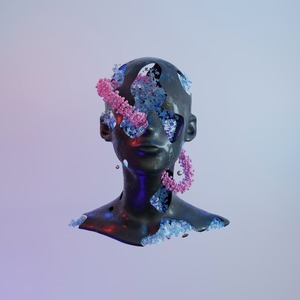
#> input picture data/sculpture_image.jpg, 300 x 300 px
$ jupyter execute variance_analysis.ipynb
#> lines starting #> are read from the running program, lines starting #| are printed output that depends on the picture
Determine the effect of Gaussian blur followed by laplacian and sorbel derivative on the variance of image.

[cell 1]
import cv2
import pandas as pd
import numpy as np
import matplotlib.pyplot as plt
import seaborn as sb

[cell 2]
IMG_DIMS = (360,360)
CENTER = (IMG_DIMS[0]//2, IMG_DIMS[1]//2)
RADIUS = 160

WHITE = (255, 255, 255)

image = np.zeros(IMG_DIMS, dtype=np.uint8)

# Draw Quadrants.
image = cv2.ellipse(image, CENTER, axes=(RADIUS, RADIUS), angle=0, startAngle=0, endAngle=90, color=WHITE)
image = cv2.ellipse(image, CENTER, axes=(RADIUS, RADIUS), angle=0, startAngle=90, endAngle=180, color=WHITE)
image = cv2.ellipse(image, CENTER, axes=(RADIUS, RADIUS), angle=0, startAngle=180, endAngle=270, color=WHITE)
image = cv2.ellipse(image, CENTER, axes=(RADIUS, RADIUS), angle=0, startAngle=270, endAngle=360, color=WHITE)


# Draw lines to seperate quadrants.
image = cv2.line(image, (IMG_DIMS[0]//2 - 160, IMG_DIMS[1]//2), (IMG_DIMS[0]//2 + 160, IMG_DIMS[1]//2), color=WHITE)
image = cv2.line(image, (IMG_DIMS[0]//2, IMG_DIMS[1]//2 - RADIUS), (IMG_DIMS[0]//2, IMG_DIMS[1]//2 + RADIUS), color=WHITE)

# Fill in colors.
cv2.floodFill(image, None, (IMG_DIMS[0]//2 - 80, IMG_DIMS[1]//2 - RADIUS//2), 255)
cv2.floodFill(image, None, (IMG_DIMS[0]//2 + 80, IMG_DIMS[1]//2 + RADIUS//2), 255)
plt.imshow(image, cmap='gray')
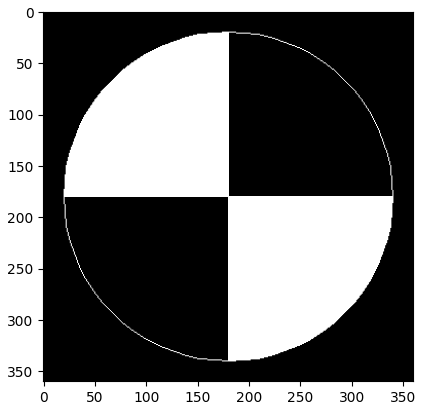
#> figure drawn by matplotlib, 1 panel

[cell 3]
# Initial variance

# Variance of Laplacian mask
laplacian = cv2.Laplacian(image, -1)
var_laplacian = laplacian.var()
print('Laplacian variance : ', var_laplacian)

canny = cv2.Canny(image, 0, 150).var()
print('canny variance : ', canny)

[cell 4]
variances = []
kernel_sizes = []
standard_deviations = []
canny_variance = []

for i in range(0, 50):
    kernel_sizes.append(2*i+1)
    standard_deviations.append(2*i+1)

for i in range(0, 50):
    blurred_image = cv2.GaussianBlur(image, (kernel_sizes[i],kernel_sizes[i]), standard_deviations[i])
    laplacian = cv2.Laplacian(blurred_image, -1)

    variances.append(laplacian.var())

    canny_variance.append(cv2.Canny(blurred_image, 0, 50).var())

df = pd.DataFrame(data=np.transpose([kernel_sizes, standard_deviations, variances, canny_variance]), columns=['Kernel Size', 'Standard Deviation', 'Laplacian Variance', 'Canny Variance'])

[cell 5]
df

[cell 6]
# Cross checking with a test image.

test_image = cv2.imread('../data/sculpture_image.jpg', 0)
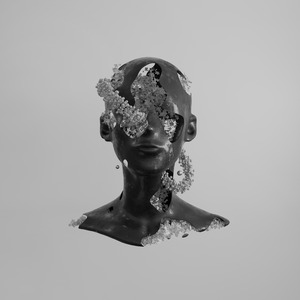
#> test_image: shape (300, 300); min 0, max 215, mean 167.9
plt.imshow(test_image, cmap='gray')

[cell 7]
test_variances_laplacian = []
test_variances_canny = []
for i in range(0, 50):
    blurred_image = cv2.GaussianBlur(test_image, (kernel_sizes[i],kernel_sizes[i]), standard_deviations[i])
    laplacian = cv2.Laplacian(blurred_image, -1)

    test_variances_laplacian.append(laplacian.var())
    test_variances_canny.append(cv2.Canny(blurred_image, 0, 150).var())
#> this loop made 50 passes
#> pass 1, `laplacian = cv2.Laplacian(blurred_image, -1)`:
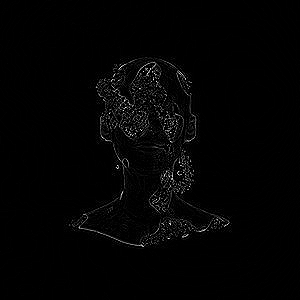
#> laplacian: shape (300, 300); min 0, max 255, mean 3.5
#> pass 2, `laplacian = cv2.Laplacian(blurred_image, -1)`:
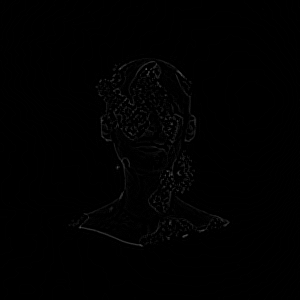
#> laplacian: shape (300, 300); min 0, max 85, mean 1.1
#> after the loop:
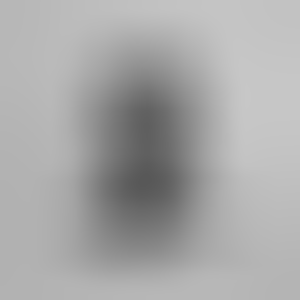
#> blurred_image: shape (300, 300); min 88, max 199, mean 167.9
#> after the loop:
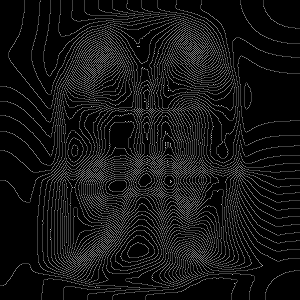
#> laplacian: shape (300, 300); min 0, max 4, mean 0.308; drawn with min black and max white
#> after the loop, test_variances_canny = 50 values, max 3007.3 at index 0, min 0 at index 7, mean 176; test_variances_laplacian = 50 values, max 263 at index 0, min 0.364 at index 19, mean 6.16

df['Test Laplacian Variance'] = test_variances_laplacian
df['Test Canny Variance'] = test_variances_canny

[cell 8]
df

Plotting with Laplacian

[cell 9]
sb.lineplot(x=df['Kernel Size'], y=df['Laplacian Variance'])
plt.plot()

sb.lineplot(x=df['Kernel Size'], y=df['Test Laplacian Variance'])
#> figure, not shown here; curve peaks at x = 1, y = 981.2; curve peaks at x = 1, y = 263

[cell 10]
sb.lineplot(x=df['Kernel Size'][10:], y=df['Test Laplacian Variance'][10:])
plt.plot()

sb.lineplot(x=df['Kernel Size'][10:], y=df['Laplacian Variance'][10:])
plt.plot()
#> figure, not shown here; curve peaks at x = 21, y = 0.409; curve peaks at x = 21, y = 0.946

[cell 11]
sb.scatterplot(x=df['Kernel Size'], y=df['Laplacian Variance'] - df['Test Laplacian Variance'])

[cell 12]
sb.scatterplot(x=df['Kernel Size'][10:], y=df['Laplacian Variance'][10:] - df['Test Laplacian Variance'][10:])
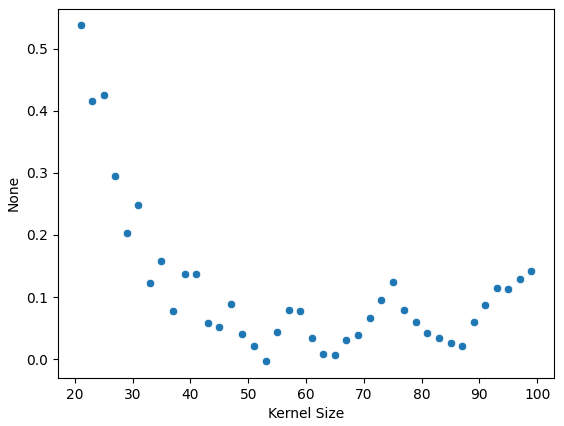
#> figure drawn by matplotlib, 1 panel

Plotting with Canny

[cell 13]
sb.lineplot(x=df['Kernel Size'], y=df['Canny Variance'])
plt.plot()

sb.lineplot(x=df['Kernel Size'], y=df['Test Canny Variance'])
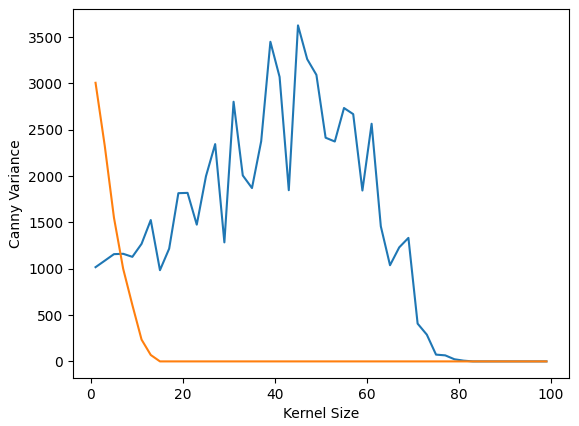
#> figure drawn by matplotlib, 1 panel; curve peaks at x = 45, y = 3626.8; curve peaks at x = 1, y = 3007.3

[cell 14]
sb.lineplot(x=df['Kernel Size'][20:], y=df['Test Canny Variance'][20:])
plt.plot()

sb.lineplot(x=df['Kernel Size'][20:], y=df['Canny Variance'][20:])
plt.plot()
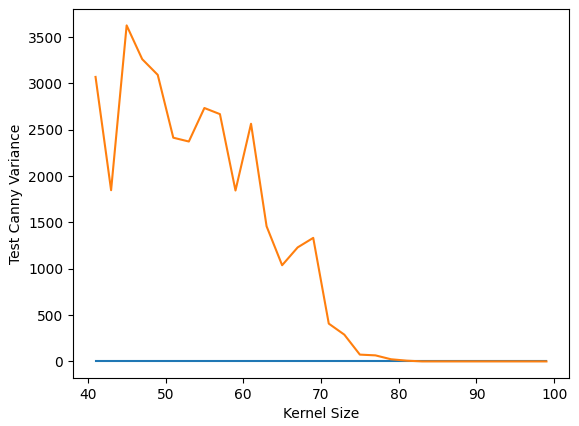
#> figure drawn by matplotlib, 1 panel; curve peaks at x = 45, y = 3626.8

[cell 15]
sb.scatterplot(x=df['Kernel Size'][10:], y=df['Canny Variance'][10:] - df['Test Canny Variance'][10:])
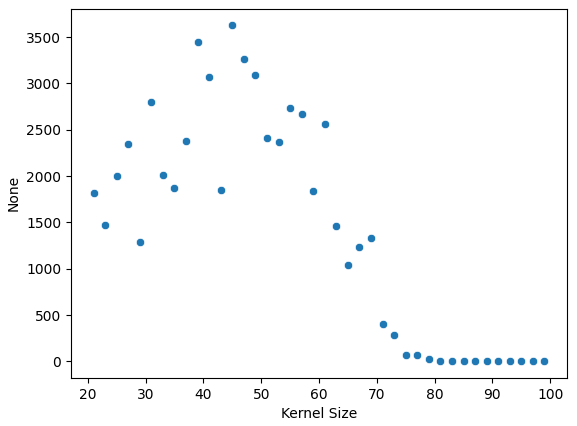
#> figure drawn by matplotlib, 1 panel
